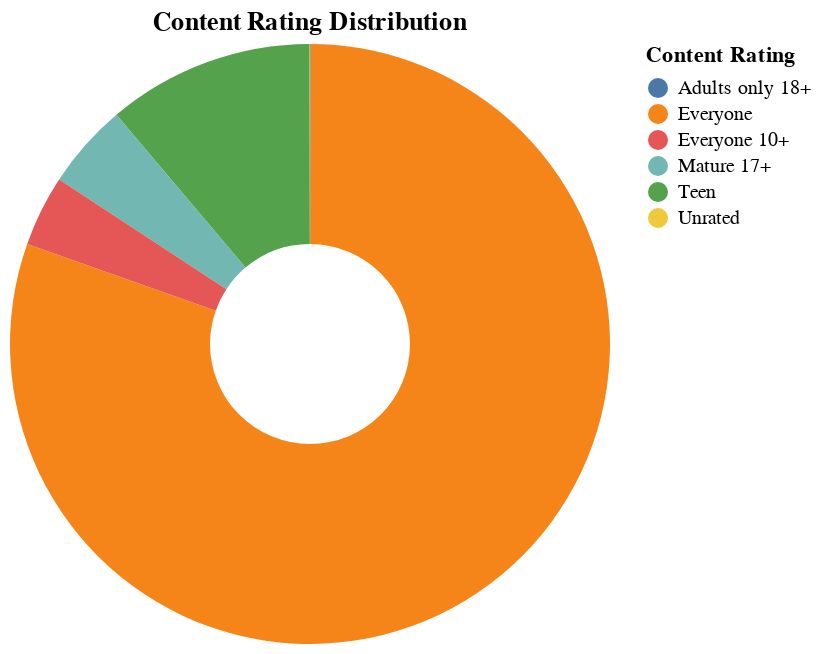

Notebook code cell kept with this figure:
### Code cell
content_rating_counts = df['Content Rating'].value_counts().reset_index()
content_rating_counts.columns = ['Content Rating', 'Count']
# Donut Chart: Content Rating
alt.Chart(content_rating_counts).mark_arc(innerRadius=50).encode(
    theta='Count:Q',
    color='Content Rating:N',
    tooltip=['Content Rating', 'Count']
).properties(title='Content Rating Distribution')

### Figure 1 — Vega-Lite specification as saved in the notebook (floating-point values rounded to 4 significant figures)
{"config": {"view": {"continuousWidth": 300, "continuousHeight": 300}}, "data": {"name": "data-0888555102f208a8b66308952b8d2b11"}, "mark": {"type": "arc", "innerRadius": 50}, "encoding": {"color": {"field": "Content Rating", "type": "nominal"}, "theta": {"field": "Count", "type": "quantitative"}, "tooltip": [{"field": "Content Rating", "type": "nominal"}, {"field": "Count", "type": "quantitative"}]}, "title": "Content Rating Distribution", "$schema": "https://vega.github.io/schema/vega-lite/v5.20.1.json", "datasets": {"data-0888555102f208a8b66308952b8d2b11": [{"Content Rating": "Everyone", "Count": 8714}, {"Content Rating": "Teen", "Count": 1208}, {"Content Rating": "Mature 17+", "Count": 499}, {"Content Rating": "Everyone 10+", "Count": 414}, {"Content Rating": "Adults only 18+", "Count": 3}, {"Content Rating": "Unrated", "Count": 2}]}}
